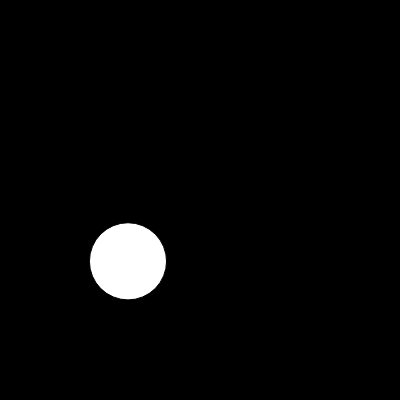
Frame 1 (no input)
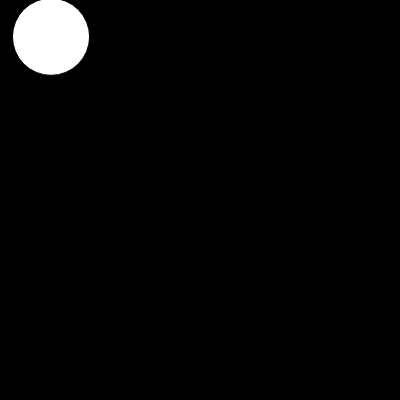
Frame 60 (no input)
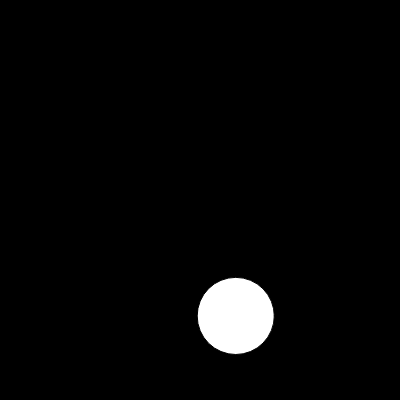
Frame 120 (the mouse pressed at the canvas centre since frame 60)

The p5.js sketch that drew these frames (run headless with seeded random() and noise() and a simulated clock; from frame 60 on, the mouse is pressed at the canvas centre):

// p5.js sketch
// ── sketch.js
function setup() {
    h = 400
    createCanvas(h, h);
    r=random(20,100);
    x = random(r,h-r);
    y=random(r,h-r);
    
    sx = random(-10,10);
    sy = random(-10,10);
    if(sx==0){
      sx=random(-10,10);
    }
    if(sy==0){
      sy=random(-10,10)}
    }
  
  function draw() {
    background(0);
    circle(x,y,r);
    x+=sx;
    y+=sy
    
    if(x>=h-r || x<=0){
      sx*=-1;
    }
    if(y>=h-r || y<=0){
      sy*=-1;
    }
    
  }
